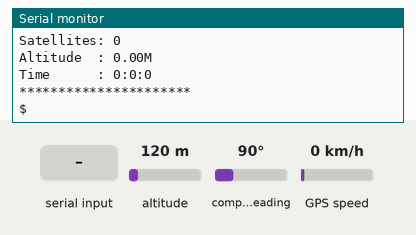
Bench run of a sketch on a simulated ESP32. Parts: the last lines printed to the serial monitor. The inputs (shaded band) are chosen by the test bench; at power-on: altitude 120 m, compass heading 90°, GPS speed 0 km/h. WiFi joins after 1.5 s; servers stay silent unless stated; random numbers use the default seed unless the sketch sets one; the GPS gets a fix after 3 s at 37.7749, -122.4194 with 8 satellites; no MQTT or app messages arrive unless stated.

Above: at 2.7 s.
2.8 s: altitude set to 20 m
At 4.4 s:
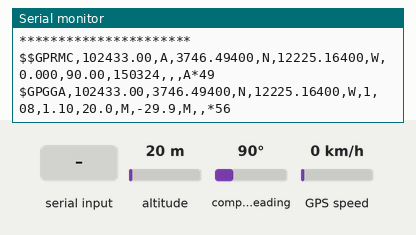
5.0 s: "1" received over the second serial link
At 6.4 s:
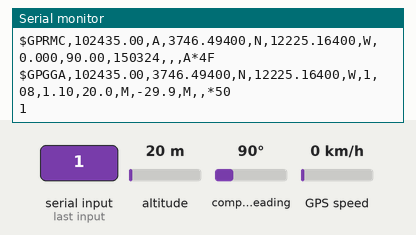
7.0 s: compass heading set to 7°
At 8.4 s:
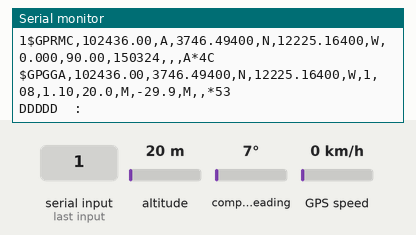
11.0 s: GPS speed set to 2 km/h
At 12.4 s:
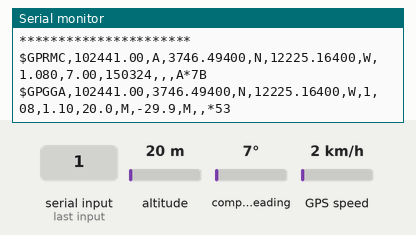
16.0 s: altitude set to 250 m
At 19.4 s:
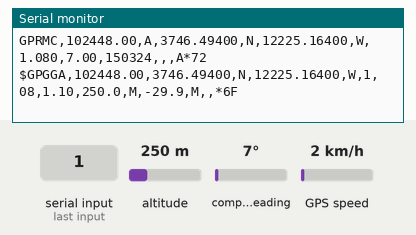
20.0 s: "0" received over the second serial link
At 21.4 s:
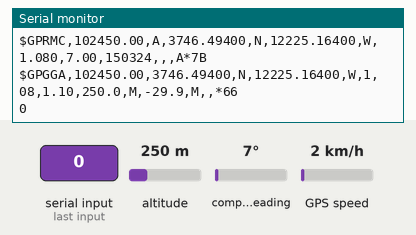
Timing chart, 0 to 23.0 s (numbered marks = the images above; inputs shaded):
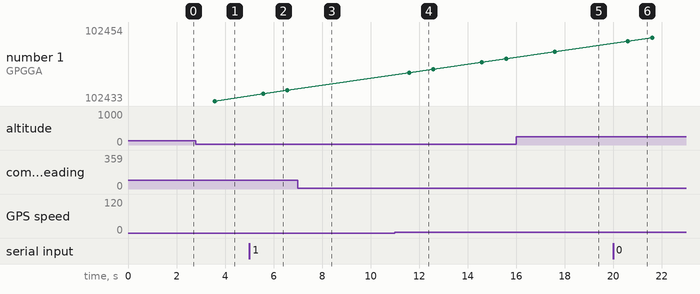

Measured:
- after the input at 2.8 s, the serial monitor: prints a new line after 0.77 s (image 1)
- after the input at 5.0 s, the serial monitor: prints a new line after 0.58 s (image 2)
- after the input at 11.0 s, the serial monitor: prints a new line after 0.58 s (image 4)
- after the input at 16.0 s, the serial monitor: prints a new line after 1.6 s (image 5)
- after the input at 20.0 s, the serial monitor: prints a new line after 0.61 s (image 6)

The sketch:

tracker.ino
```cpp
/*****************************************
* ESP32 GPS VKEL 9600 Bds
******************************************/

#include <TinyGPS++.h>
#include <WiFi.h>
#include <PubSubClient.h>

const char* ssid = "Char O'Pinho the Mage";
const char* password =  "raapaaiz";
const char* mqttServer = "192.168.0.16";
const int mqttPort = 1883;
const char* channelName = "tracker1/gps";

WiFiClient MQTTclient;
PubSubClient client(MQTTclient);
unsigned long lastMsg = 0;

void reconnect() {
  // Loop until we're reconnected
  while (!client.connected()) {
    Serial.print("Attempting MQTT connection...");
    // Create a random client ID
    String clientId = "ESP8266Client-";
    clientId += String(random(0xffff), HEX);
    // Attempt to connect
    if (client.connect(clientId.c_str())) {
      Serial.println("connected");
      // Once connected, publish an announcement...
      client.publish("outTopic", "hello world");
      // ... and resubscribe
      client.subscribe("inTopic");
    } else {
      Serial.print("failed, rc=");
      Serial.print(client.state());
      Serial.println(" try again in 5 seconds");
      // Wait 5 seconds before retrying
      delay(5000);
    }
  }
}

TinyGPSPlus gps;
HardwareSerial SmartGPS(1);
void setup()
{
  Serial.begin(115200);
  SmartGPS.begin(9600, SERIAL_8N1, 12, 15);   //17-TX 18-RX
  Serial.println("Attempting to connect...");
  WiFi.begin(ssid, password); // Connect to WiFi.
  if(WiFi.waitForConnectResult() != WL_CONNECTED) {
      Serial.println("Couldn't connect to WiFi.");
      while(1) delay(100);
  }
  client.setServer(mqttServer, 1883); // Connect to PubNub.
}


void loop()
{
  if (!client.connected()) {
    reconnect();
  }
  client.loop();
  if (client.connected()) {

    delay(1000);

    Serial.print("Latitude  : ");
    Serial.println(gps.location.lat(), 5);
    Serial.print("Longitude : ");
    Serial.println(gps.location.lng(), 4);
    Serial.print("Satellites: ");
    Serial.println(gps.satellites.value());
    Serial.print("Altitude  : ");
    Serial.print(gps.altitude.feet() / 3.2808);
    Serial.println("M");
    Serial.print("Time      : ");
    Serial.print(gps.time.hour());
    Serial.print(":");
    Serial.print(gps.time.minute());
    Serial.print(":");
    Serial.println(gps.time.second());
    Serial.println("**********************");

    //client.publish(channelName,"{\"location\": {\"lat\": -41.326530612244895, \"lon\": -57.9591836734694}, \"t\": \"15/04/20 01:40\"}"); // Publish message.
    String lat = String(gps.location.lat(), 6);
    String lng = String(gps.location.lng(), 6);
    String t =  String(gps.time.hour()) + "-" + String(gps.time.minute()) + "-" +String(gps.time.second());
    String date = String(gps.date.day()) + "/" + String(gps.date.month()) + "/" + String(gps.date.year());
    String pos = lat + ";" + lng + ";" + t + ";" + date;
    client.publish(channelName, pos.c_str()); // Publish message.

    smartDelay(2000);

    if (millis() > 5000 && gps.charsProcessed() < 10)
      Serial.println(F("No GPS data received: check wiring"));
    }
     Serial.println("DDDDD  : ");

}

static void smartDelay(unsigned long ms)
{
  unsigned long start = millis();
  do
  {
    while (SmartGPS.available())
      Serial.write(byte(SmartGPS.read()));
      gps.encode(SmartGPS.read());

  } while (millis() - start < ms);
}
```
